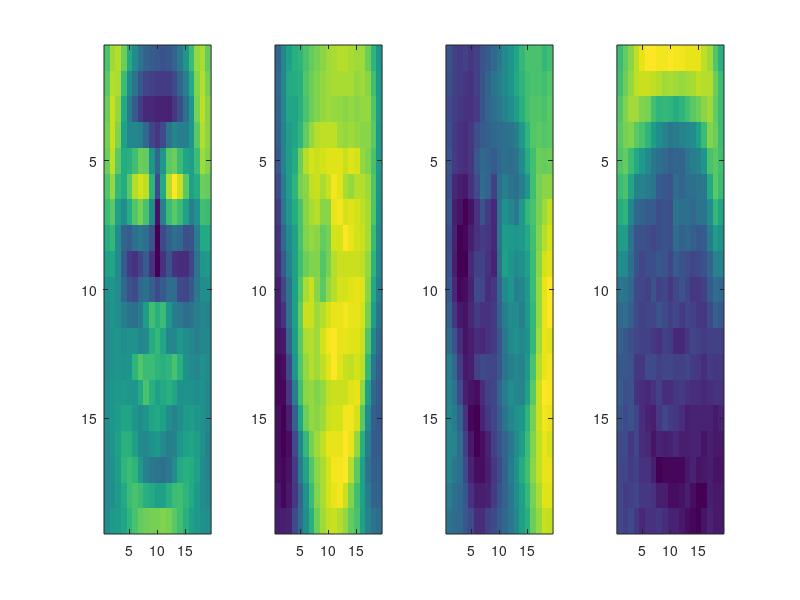

MATLAB code for this plot:
load('assignment1bases.mat')

figure

r = 1;

for c = 1:4
    subplot(1,4,c)
    a = bases{r}(:,:,c);
    imagesc(a)
    V = a(:);
    d = linspace(0, 19*19-1, 19*19);
    %plot(d, V)
end